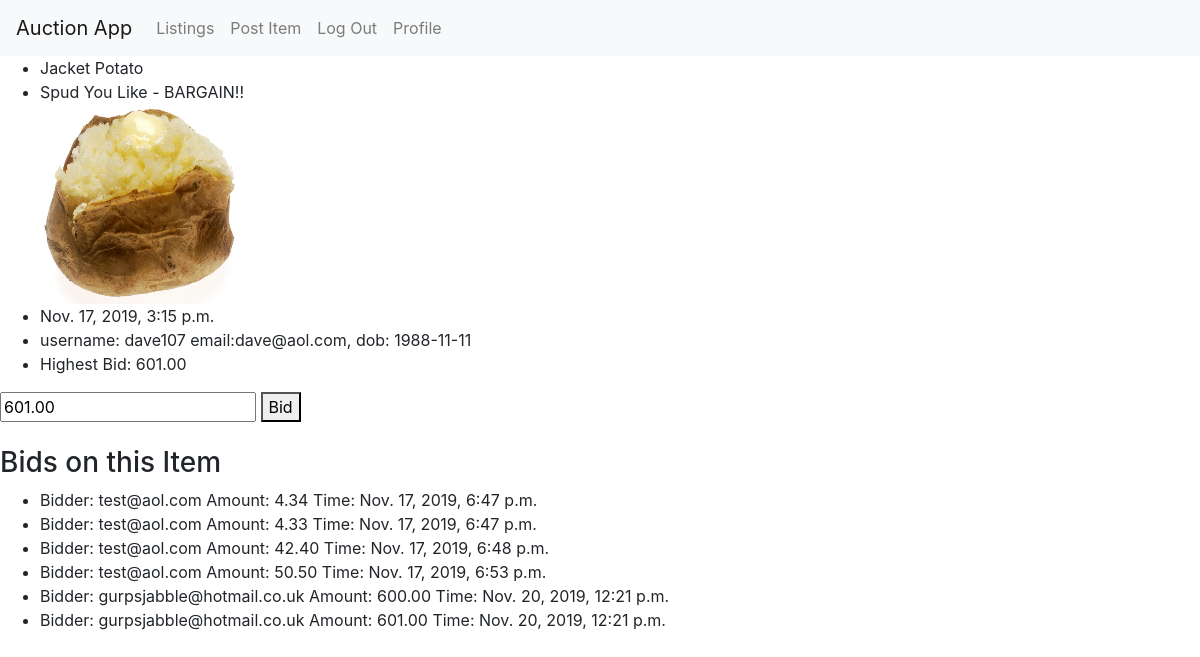
Page /auction/listings/3 (signed in) on the committed database.
### auction/models.py (models this page shows)
class Item(models.Model):
  title = models.CharField(max_length=100)
  description = models.CharField(max_length=100)
  image = models.ImageField(upload_to='gallery', blank=True, null=True)
  endDateTime = models.DateTimeField(default=now, editable=True)
  userProfile = models.ForeignKey(UserProfile, on_delete=models.CASCADE)
  price = models.DecimalField(max_digits=8, decimal_places=2, default=0.99)

class UserProfile(User):
    dob = models.DateField(max_length=8)
    def __str__(self):
          return "username: " + self.username +  '\nemail:' + self.email + ", \ndob: " + str(self.dob)

class Bid(models.Model):
  userProfile = models.ForeignKey(UserProfile, on_delete=models.CASCADE)
  item = models.ForeignKey(Item, on_delete=models.CASCADE)
  amount = models.DecimalField(max_digits=8, decimal_places=2)
  bidDateTime = models.DateTimeField()

### auction/views.py (the view)
# urls.py: path('listings/<int:itemid>', views.listing, name='listing'),
def listing(request, itemid):
    item = Item.objects.get(pk=itemid)
    bids = Bid.objects.filter(item = itemid);
    context = {
        'item': item,
        'bids': bids
    }
    return render(request, 'auction/listing.html', context)

### auction/templates/auction/listing.html (shortened to what this page needs)
{% load static %}
<!DOCTYPE html>
<html>
  <head>
    <link
      rel="stylesheet"
      type="text/css"
      href="{% static 'auction/listings.css' %}"
    />
    <link
      rel="stylesheet"
      href="https://maxcdn.bootstrapcdn.com/bootstrap/4.1.3/css/bootstrap.min.css"
    />
  </head>
  <body>
    <nav class="navbar navbar-expand-lg navbar-light bg-light">
      <a class="navbar-brand" href="/auction/">Auction App</a>
      <div class="collapse navbar-collapse" id="navbarSupportedContent">
        <ul class="navbar-nav mr-auto">
          <li class="nav-item">
            <a class="nav-link" href="/auction/listings"
              >Listings <span class="sr-only">(current)</span></a
            >
          </li>
          {% if request.session.username is None %}
          <li class="nav-item">
            <a class="nav-link" href="/auction/login"
              >Log In <span class="sr-only">(current)</span></a
            >
          </li>
          {% else %}
          <li class="nav-item">
            <a class="nav-link" href="/auction/list"
              >Post Item <span class="sr-only">(current)</span></a
            >
          </li>
          <li class="nav-item">
            <a class="nav-link" href="/auction/logout"
              >Log Out <span class="sr-only">(current)</span></a
            >
          </li>
          <li class="nav-item">
              <a class="nav-link" href="/auction/profile"
                >Profile <span class="sr-only">(current)</span></a
              >
            </li
          {% endif %}
        </ul>
      </div>
    </nav>
    {% if item %}
    <ul id="item" itemid="{{item.id}}">
      <li>{{ item.title }}</li>
      <li>{{ item.description }}</li>
      <img src="{{ item.image.url }}" width="200px" height="200px" />
      <li>{{ item.endDateTime }}</li>
      <li>{{ item.userProfile }}</li>
      <li>Highest Bid: {{ item.price }}</li>
    </ul>
    {% if request.session.username %}
    <input
      id="bid-amount"
      type="number"
      name="number"
      value="{{ item.price }}"
    />
    <button type="button" name="button" onclick="bidOnItem()">Bid</button>
    <br /><br />
    {% else %}
    <a href="/auction/login">Login to Bid</a>
    {% endif %} {% else %}
    <p>item doesnt exist</p>
    {% endif %} {% if bids %}
    <h3>Bids on this Item</h3>
    <ul>
      {% for bid in bids %}
      <li>
        Bidder: {{bid.userProfile.email}} Amount: {{bid.amount}} Time:
        {{bid.bidDateTime}}
      </li>
      {% endfor %}
    </ul>
    {% endif %}
  </body>
</html>

### rows in the picture
Item: title "Jacket Potato", description "Spud You Like - BARGAIN!!", image (picture), endDateTime "Nov. 17, 2019, 3:15 p.m.", userProfile "username: dave107 email:dave@aol.com, dob: 1988-11-11", price "601.00", number "601.00"
Bid: userProfile.email "test@aol.com", amount "4.34", bidDateTime "Nov. 17, 2019, 6:47 p.m."
Bid: userProfile.email "test@aol.com", amount "4.33", bidDateTime "Nov. 17, 2019, 6:47 p.m."
Bid: userProfile.email "test@aol.com", amount "42.40", bidDateTime "Nov. 17, 2019, 6:48 p.m."
Bid: userProfile.email "test@aol.com", amount "50.50", bidDateTime "Nov. 17, 2019, 6:53 p.m."
Bid: userProfile.email "gurpsjabble@hotmail.co.uk", amount "600.00", bidDateTime "Nov. 20, 2019, 12:21 p.m."
Bid: userProfile.email "gurpsjabble@hotmail.co.uk", amount "601.00", bidDateTime "Nov. 20, 2019, 12:21 p.m."
